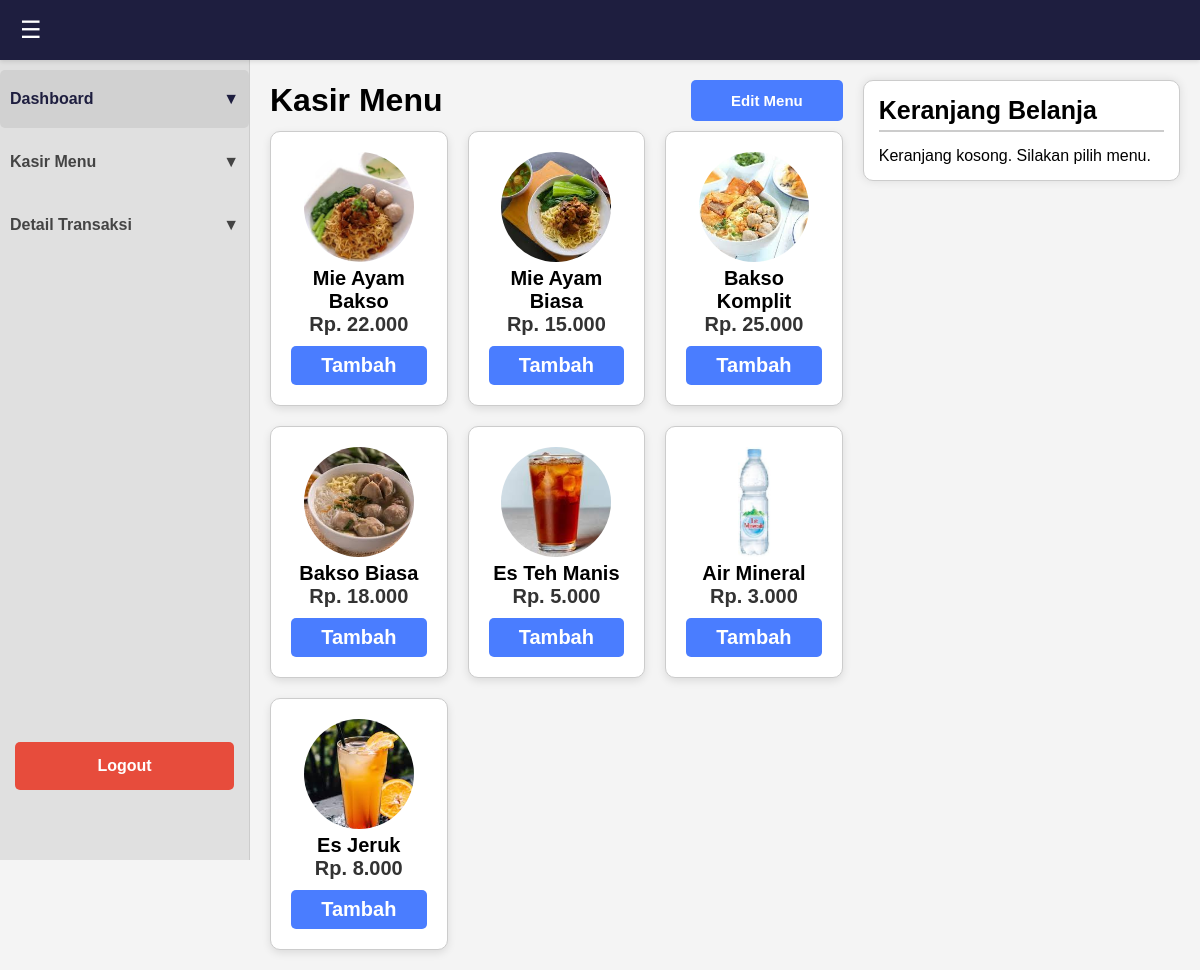
/kasir.php (signed in), run on an earlier commit of the app's database.
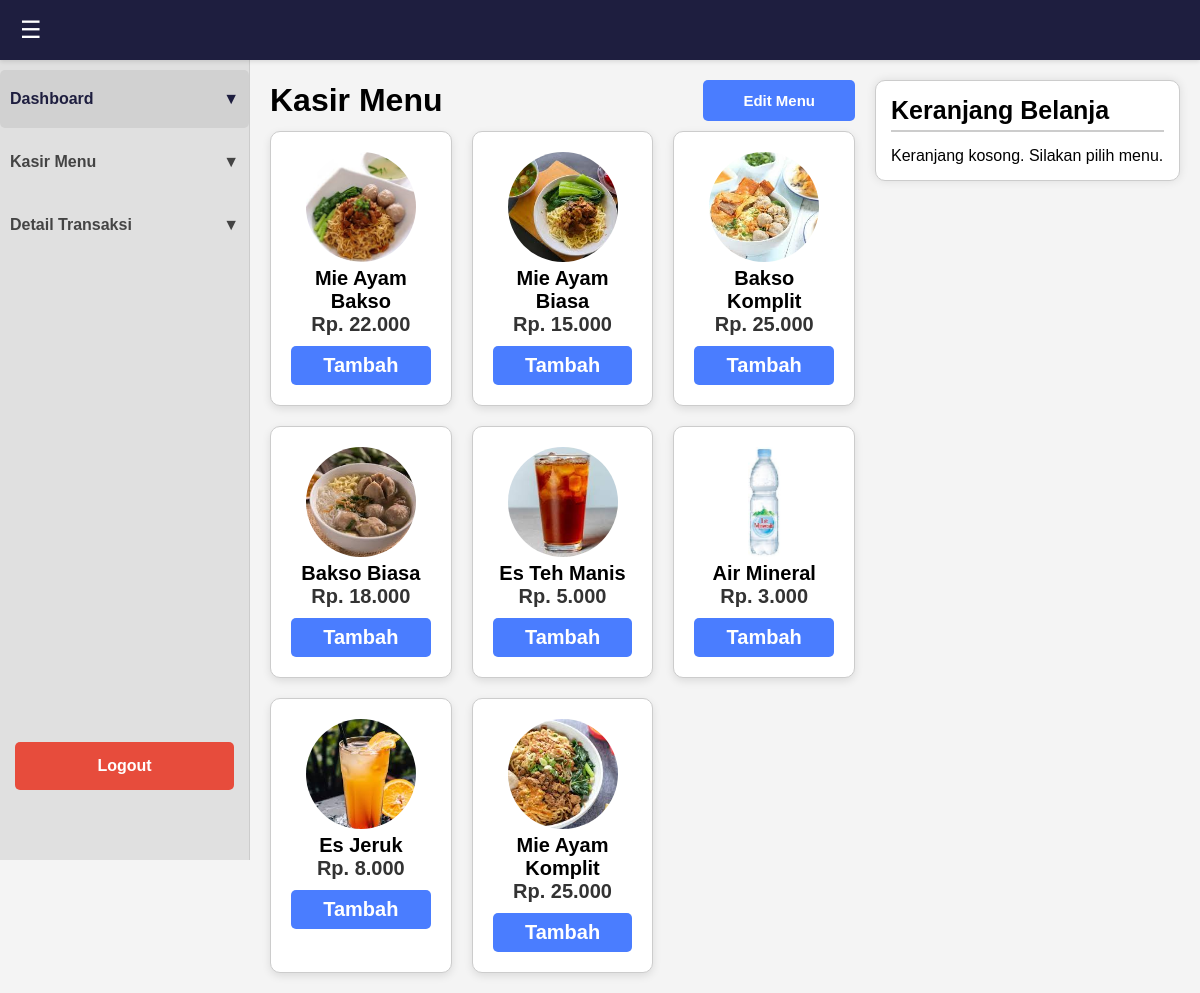
And on a later commit of the database.
### tables this page shows
CREATE TABLE `menu` (
  `id` int(11) NOT NULL,
  `nama` varchar(100) NOT NULL,
  `harga` int(11) NOT NULL,
  `foto` varchar(255) DEFAULT NULL
);

### kasir.php (the view, shortened to what this page needs)
<?php
include 'config/db_config.php';
try {
    $stmt = $pdo->query("SELECT * FROM menu");
    $menus = $stmt->fetchAll(PDO::FETCH_ASSOC);
} catch (Exception $e) {
}
?>
<!DOCTYPE html>
<html lang="id">
<head>
    <link rel="stylesheet" href="assets/style.css">
</head>
<body>
<div class="header">
    <span class="menu-toggle">☰</span>
</div>
<div class="sidebar">
    <a href="dashboard.php" class="sidebar-nav-item active">Dashboard <span>&#9660;</span></a>
    <a href="kasir.php" class="sidebar-nav-item">Kasir Menu <span>&#9660;</span></a>
    <a href="detail_transaksi.php" class="sidebar-nav-item">Detail Transaksi <span>&#9660;</span></a>
    <div class="logout-btn" onclick="location.href='logout.php'">Logout</div>
</div>
<div class="main-content main-container">
    <div class="menu-area">
        <div class="menu-header">
            <h1>Kasir Menu</h1>
            <button class="edit-menu-btn" onclick="location.href='edit_menu.php'">Edit Menu</button>
        </div>
        <div class="menu-grid">
            <?php foreach ($menus as $menu): ?>
                <div class="menu-item">
                    <?php if (!empty($menu['foto'])): ?>
                        <img src="uploads/<?php echo htmlspecialchars($menu['foto']); ?>" alt="Foto Menu">
                    <?php else: ?>
                        <div class="menu-item-image"></div>
                    <?php endif; ?>
                    <p><strong><?php echo htmlspecialchars($menu['nama']); ?></strong></p>
                    <p class="menu-item-price">Rp. <?php echo number_format($menu['harga'], 0, ',', '.'); ?></p>
                    <a href="kasir.php?add=<?php echo $menu['id']; ?>" class="add-button">Tambah</a>
                </div>
            <?php endforeach; ?>
        </div>
    </div>
    <div class="cart-area">
        <h2>Keranjang Belanja</h2>
        <?php if (empty($_SESSION['keranjang'])): ?>
            <p>Keranjang kosong. Silakan pilih menu.</p>
        <?php endif; ?>
    </div>
</div>
</body>
</html>

### assets/style.css (style rules this page uses)
* { box-sizing: border-box; margin: 0; padding: 0; font-family: Arial, sans-serif; }
body { background-color: #f4f4f4; }
.header { background-color: #1e1e3f; color: white; padding: 15px 20px; display: flex; align-items: center; position: fixed; width: 100%; height: 60px; z-index: 10; box-shadow: 0 2px 4px rgba(0,0,0,0.1); }
.menu-toggle { font-size: 24px; cursor: pointer; margin-right: 20px; }
.sidebar { width: 250px; background-color: #e0e0e0; height: 100vh; padding: 10px 0; color: #333; position: fixed; top: 60px; left: 0; display: flex; flex-direction: column; border-right: 1px solid #ccc; }
.sidebar a { color: #444; text-decoration: none; padding: 20px 10px; display: flex; justify-content: space-between; align-items: center; border-radius: 5px; margin-bottom: 5px; transition: background-color 0.2s; font-weight: bold; }
.sidebar a:hover, .sidebar .active { background-color: #d1d1d1; color: #1e1e3f; }
.sidebar .logout-btn { background-color: #e74c3c; color: white; padding: 15px 20px; text-align: center; border-radius: 5px; margin: auto 15px 60px 15px; cursor: pointer; font-weight: bold; transition: background-color 0.2s; }
.main-content { margin-left: 250px; padding: 20px; padding-top: 80px; flex-grow: 1; }
.edit-menu-btn { background-color: #4a7dff; color: white; padding: 12px 40px; border: none; border-radius: 5px; cursor: pointer; font-weight: bold; transition: background-color 0.2s; font-size: 15px; }
.main-container { display: flex; gap: 20px; }
.menu-area { flex-grow: 1; }
.menu-grid { display: grid; grid-template-columns: repeat(3, 1fr); gap: 20px; margin-top: 10px; }
.menu-item { background-color: #fff; border-radius: 8px; padding: 15px; text-align: center; box-shadow: 0 2px 8px rgba(0,0,0,0.1); border: 1px solid #ccc; transition: transform 0.2s; font-size: 20px; }
.menu-item-price { font-weight: bold; margin-bottom: 10px; color: #333; font-size: 20px; }
.add-button { background-color: #4a7dff; color: white; padding: 8px 0; border: none; border-radius: 5px; cursor: pointer; width: 100%; display: block; text-align: center; text-decoration: none; font-weight: bold; transition: background-color 0.2s; }
.cart-area { width: 350px; background-color: #fff; padding: 15px; border-radius: 10px; box-shadow: 0 0 10px rgba(0,0,0,0.1); border: 1px solid #ccc; height: fit-content; }
.cart-area h2 { font-size: 25px; margin-bottom: 15px; border-bottom: 2px solid #ccc; padding-bottom: 5px; }
.menu-header { display: flex; justify-content: space-between; align-items: center; }
.menu-item { padding: 20px; border-radius: 10px; box-shadow: 0 3px 8px rgba(0, 0, 0, 0.1); transition: transform 0.2s, box-shadow 0.2s; }
.menu-item img { width: 110px; height: 110px; border-radius: 50%; object-fit: cover; }

What changed in the data, as far as the page shows it:
added menu: foto (picture), nama "Mie Ayam Komplit", harga "25.000"
